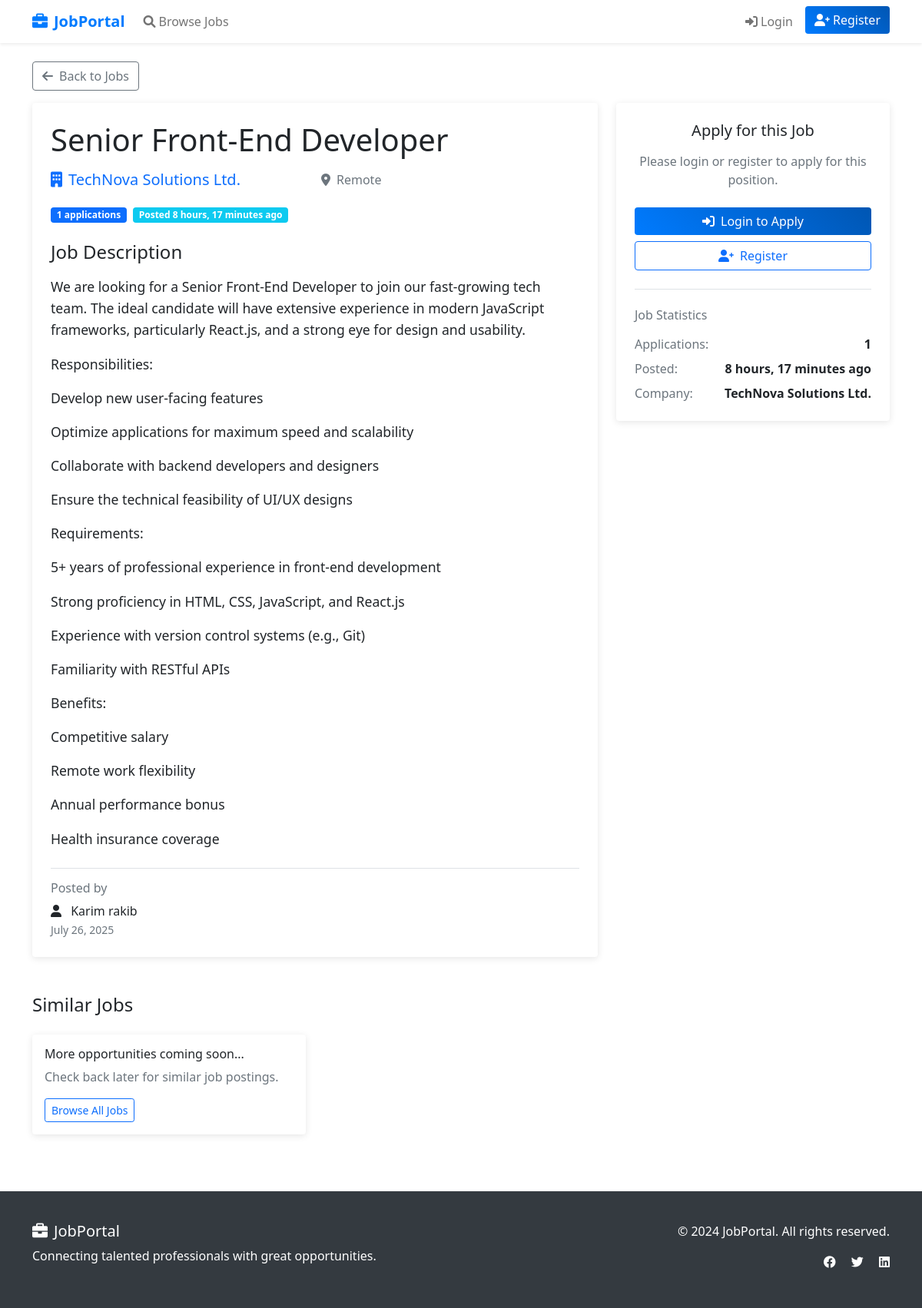
Screenshot of /job/2/ with the database file from the repository.
### jobs/models.py (models this page shows, shortened)
class Job(models.Model):
    title = models.CharField(max_length=200)
    company_name = models.CharField(max_length=200)
    location = models.CharField(max_length=200)
    description = models.TextField()
    posted_by = models.ForeignKey(User, on_delete=models.CASCADE, related_name='posted_jobs')
    created_at = models.DateTimeField(default=timezone.now)
    class Meta:
        ordering = ['-created_at']

### jobs/views.py (the view)
# urls.py: path('job/<int:job_id>/', views.job_detail, name='job_detail'),
def job_detail(request, job_id):
    job = get_object_or_404(Job, id=job_id)
    user_has_applied = False
    if request.user.is_authenticated:
        user_has_applied = Application.objects.filter(
            job=job, applicant=request.user
        ).exists()
    return render(request, 'jobs/job_detail.html', {
        'job': job,
        'user_has_applied': user_has_applied
    })

### jobs/templates/jobs/job_detail.html (shortened to what this page needs)
{% extends 'jobs/base.html' %}
{% block content %}
<div class="container py-4">
    <div class="row mb-3">
        <div class="col-12">
            <a href="{% url 'jobs:job_list' %}" class="btn btn-outline-secondary">
                <i class="fas fa-arrow-left me-2"></i>Back to Jobs
            </a>
        </div>
    </div>
    <div class="row">
        <div class="col-lg-8">
            <div class="card">
                <div class="card-body p-4">
                    <div class="mb-4">
                        <h1 class="mb-3">{{ job.title }}</h1>
                        <div class="row g-3 mb-3">
                            <div class="col-md-6">
                                <h5 class="text-primary mb-2">
                                    <i class="fas fa-building me-2"></i>{{ job.company_name }}
                                </h5>
                            </div>
                            <div class="col-md-6">
                                <p class="text-muted mb-2">
                                    <i class="fas fa-map-marker-alt me-2"></i>{{ job.location }}
                                </p>
                            </div>
                        </div>
                        <div class="d-flex flex-wrap gap-2 mb-3">
                            <span class="badge bg-primary">{{ job.applications.count }} applications</span>
                            <span class="badge bg-info">Posted {{ job.created_at|timesince }} ago</span>
                        </div>
                    </div>
                    <div class="mb-4">
                        <h4 class="mb-3">Job Description</h4>
                        <div class="job-description">
                            {{ job.description|linebreaks }}
                        </div>
                    </div>
                    <div class="border-top pt-3">
                        <h6 class="text-muted">Posted by</h6>
                        <p class="mb-0">
                            <i class="fas fa-user me-2"></i>
                            {{ job.posted_by.first_name }} {{ job.posted_by.last_name }}
                        </p>
                        <small class="text-muted">{{ job.created_at|date:"F d, Y" }}</small>
                    </div>
                </div>
            </div>
        </div>
        <div class="col-lg-4">
            <div class="card sticky-top" style="top: 20px;">
                <div class="card-body p-4">
                    {% if user.is_authenticated %}
                        {% if user.userprofile.role == 'applicant' %}
                            {% if user_has_applied %}
                                <div class="text-center">
                                    <i class="fas fa-check-circle fa-3x text-success mb-3"></i>
                                    <h5 class="text-success">Application Submitted</h5>
                                    <p class="text-muted">You have already applied for this position.</p>
                                    <a href="{% url 'jobs:my_applications' %}" class="btn btn-outline-primary w-100">
                                        <i class="fas fa-file-alt me-2"></i>View My Applications
                                    </a>
                                </div>
                            {% else %}
                                <div class="text-center">
                                    <h5 class="mb-3">Apply for this Job</h5>
                                    <p class="text-muted mb-4">Submit your application with resume and cover letter.</p>
                                    <a href="{% url 'jobs:apply_job' job.id %}" class="btn btn-success btn-lg w-100">
                                        <i class="fas fa-paper-plane me-2"></i>Apply Now
                                    </a>
                                </div>
                            {% endif %}
                        {% elif user.userprofile.role == 'employer' %}
                            {% if job.posted_by == user %}
                                <div class="text-center">
                                    <h5 class="mb-3">Your Job Post</h5>
                                    <p class="text-muted mb-4">This is your job posting. View applications received.</p>
                                    <a href="{% url 'jobs:job_applicants' job.id %}" class="btn btn-primary w-100 mb-2">
                                        <i class="fas fa-users me-2"></i>View Applicants ({{ job.applications.count }})
                                    </a>
                                    <a href="{% url 'jobs:my_jobs' %}" class="btn btn-outline-primary w-100">
                                        <i class="fas fa-list me-2"></i>My Jobs
                                    </a>
                                </div>
                            {% else %}
                                <div class="text-center">
                                    <i class="fas fa-info-circle fa-2x text-info mb-3"></i>
                                    <h6 class="text-muted">Employer Account</h6>
                                    <p class="text-muted">You can only apply as an applicant.</p>
                                    <a href="{% url 'jobs:employer_dashboard' %}" class="btn btn-outline-primary w-100">
                                        <i class="fas fa-tachometer-alt me-2"></i>Dashboard
                                    </a>
                                </div>
                            {% endif %}
                        {% endif %}
                    {% else %}
                        <div class="text-center">
                            <h5 class="mb-3">Apply for this Job</h5>
                            <p class="text-muted mb-4">Please login or register to apply for this position.</p>
                            <a href="{% url 'jobs:login' %}" class="btn btn-primary w-100 mb-2">
                                <i class="fas fa-sign-in-alt me-2"></i>Login to Apply
                            </a>
                            <a href="{% url 'jobs:register' %}" class="btn btn-outline-primary w-100">
                                <i class="fas fa-user-plus me-2"></i>Register
                            </a>
                        </div>
                    {% endif %}
                    <div class="border-top mt-4 pt-4">
                        <h6 class="text-muted mb-3">Job Statistics</h6>
                        <div class="d-flex justify-content-between mb-2">
                            <span class="text-muted">Applications:</span>
                            <span class="fw-bold">{{ job.applications.count }}</span>
                        </div>
                        <div class="d-flex justify-content-between mb-2">
                            <span class="text-muted">Posted:</span>
                            <span class="fw-bold">{{ job.created_at|timesince }} ago</span>
                        </div>
                        <div class="d-flex justify-content-between">
                            <span class="text-muted">Company:</span>
                            <span class="fw-bold">{{ job.company_name }}</span>
                        </div>
                    </div>
                </div>
            </div>
        </div>
    </div>
    <div class="row mt-5">
        <div class="col-12">
            <h4 class="mb-4">Similar Jobs</h4>
            <div class="row g-4">
                <div class="col-md-6 col-lg-4">
                    <div class="card">
                        <div class="card-body">
                            <h6 class="card-title">More opportunities coming soon...</h6>
                            <p class="card-text text-muted">Check back later for similar job postings.</p>
                            <a href="{% url 'jobs:job_list' %}" class="btn btn-outline-primary btn-sm">
                                Browse All Jobs
                            </a>
                        </div>
                    </div>
                </div>
            </div>
        </div>
    </div>
</div>
{% endblock %}

### jobs/templates/jobs/base.html (style rules this page uses)
.card { transition: transform 0.2s; border: none; box-shadow: 0 2px 10px rgba(0,0,0,0.1); }
.btn-primary { background: linear-gradient(45deg, #007bff, #0056b3); border: none; }

### jobs/templates/jobs/job_detail.html (style rules this page uses)
.job-description { line-height: 1.6; font-size: 1.1rem; }
.sticky-top { position: sticky; }

### rows the page displays
Job: title "Senior Front-End Developer", company_name "TechNova Solutions Ltd.", location "Remote", applications.count "1", created_at "8 hours, 17 minutes", description "We are looking for a Senior Front-End Developer to join our fast-growing tech team. The ideal candidate will have extensive experience in modern JavaScript frameworks, particularly React.js, and a strong eye for design and usability. Responsibilities: Develop new user-facing features Optimize applications for maximum speed and scalability Collaborate with backend developers and designers Ensure the technical feasibility of UI/UX designs Requirements: 5+ years of professional experience in front-end development Strong proficiency in HTML, CSS, JavaScript, and React.js Experience with version control systems (e.g., Git) Familiarity with RESTful APIs Benefits: Competitive salary Remote work…", posted_by.first_name "Karim", posted_by.last_name "rakib", created_at "July 26, 2025"
